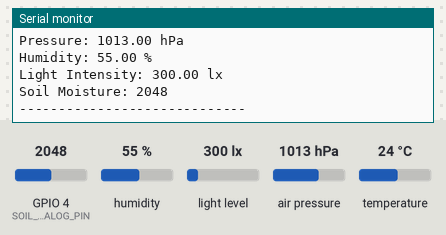
This sketch was run on a simulated ESP32. On the bench: the last lines printed to the serial monitor. The inputs (shaded band) are chosen by the test bench; at power-on: humidity 55 %, GPIO 4 (SOIL_MOISTURE_ANALOG_PIN) = 2048, light level 300 lx, air pressure 1013 hPa, temperature 24 °C.

Above: at 2.8 s.
2.9 s: humidity set to 22 %
5.6 s: GPIO 4 (SOIL_MOISTURE_ANALOG_PIN) set to 2866
At 7.4 s:
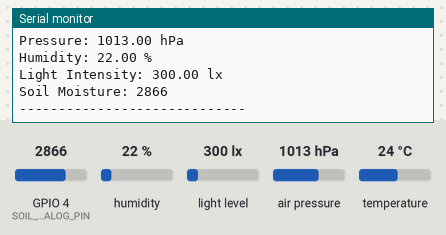
8.3 s: light level set to 40 lx
At 10.8 s:
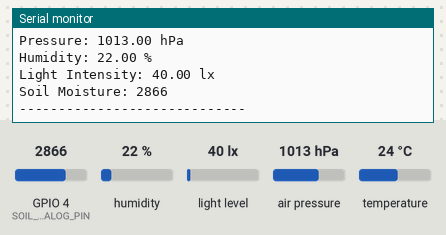
11.0 s: air pressure set to 952 hPa
13.7 s: GPIO 4 (SOIL_MOISTURE_ANALOG_PIN) set to 3972
At 15.1 s:
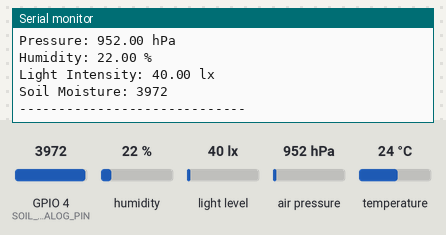
16.4 s: temperature set to 12 °C
Timing chart, 0 to 19.4 s (numbered marks = the images above; inputs shaded):
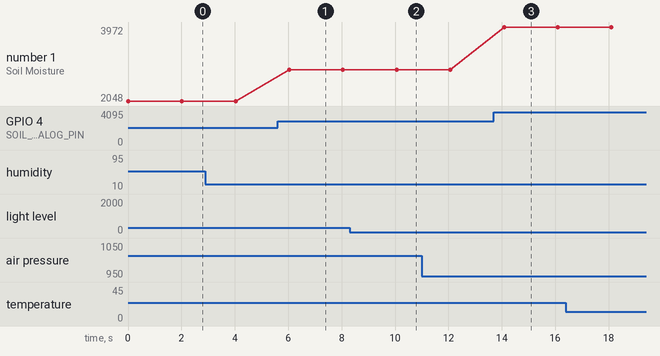

The sketch:

sketch_mar8a.ino
```cpp
#include <Wire.h>
#include <Adafruit_Sensor.h>
#include <Adafruit_BME280.h>
#include <BH1750.h>

#define SOIL_MOISTURE_ANALOG_PIN 4  // Analog pin for soil moisture sensor

Adafruit_BME280 bme;
BH1750 lightMeter;

void setup() {
    Serial.begin(115200);
    Wire.begin(6, 7); // SDA on GPIO6, SCL on GPIO7

    // Initialize BH1750
    if (!lightMeter.begin(BH1750::CONTINUOUS_HIGH_RES_MODE)) {
        Serial.println("Error initializing BH1750!");
    }

    // Initialize BME280
    if (!bme.begin(0x76)) {
        Serial.println("Could not find a valid BME280 sensor, check wiring!");
    }
}

void loop() {
    float temperature = bme.readTemperature();
    float pressure = bme.readPressure() / 100.0F;  // Convert to hPa
    float humidity = bme.readHumidity();
    float lux = lightMeter.readLightLevel();
    int soilMoisture = analogRead(SOIL_MOISTURE_ANALOG_PIN);

    Serial.print("Temperature: ");
    Serial.print(temperature);
    Serial.println(" °C");

    Serial.print("Pressure: ");
    Serial.print(pressure);
    Serial.println(" hPa");

    Serial.print("Humidity: ");
    Serial.print(humidity);
    Serial.println(" %");

    Serial.print("Light Intensity: ");
    Serial.print(lux);
    Serial.println(" lx");

    Serial.print("Soil Moisture: ");
    Serial.println(soilMoisture);

    Serial.println("-----------------------------");
    delay(2000);
}
```

Measured:
- after the input at 5.6 s, the serial monitor: prints a new line after 0.44 s (image 1)
- after the input at 8.3 s, the serial monitor: prints a new line after 1.8 s (image 2)
- after the input at 13.7 s, the serial monitor: prints a new line after 0.38 s (image 3)
- plotted number 1: 2048 → 2866 after the input at 5.6 s, 2866 → 3972 after the input at 13.7 s
